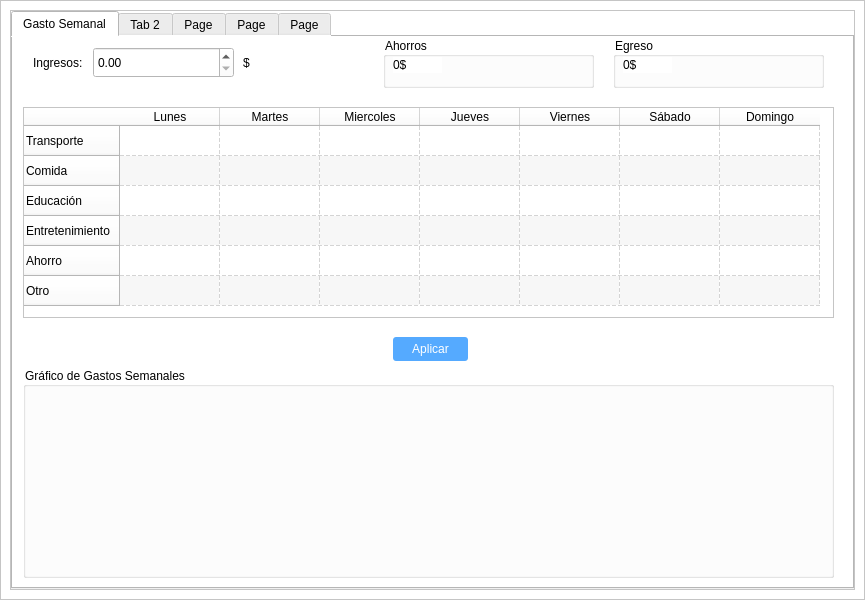
<?xml version="1.0" encoding="UTF-8"?>
<ui version="4.0">
 <class>Finanzas</class>
 <widget class="QMainWindow" name="Finanzas">
  <property name="geometry">
   <rect>
    <x>0</x>
    <y>0</y>
    <width>865</width>
    <height>600</height>
   </rect>
  </property>
  <property name="windowTitle">
   <string>Finanzas</string>
  </property>
  <widget class="QWidget" name="centralwidget">
   <layout class="QVBoxLayout" name="verticalLayout_3">
    <property name="spacing">
     <number>0</number>
    </property>
    <property name="leftMargin">
     <number>0</number>
    </property>
    <property name="topMargin">
     <number>0</number>
    </property>
    <property name="rightMargin">
     <number>0</number>
    </property>
    <property name="bottomMargin">
     <number>0</number>
    </property>
    <item>
     <widget class="QFrame" name="frame">
      <property name="styleSheet">
       <string notr="true">background-color: rgb(255, 255, 255);</string>
      </property>
      <property name="frameShape">
       <enum>QFrame::StyledPanel</enum>
      </property>
      <property name="frameShadow">
       <enum>QFrame::Raised</enum>
      </property>
      <layout class="QVBoxLayout" name="verticalLayout_2">
       <item>
        <widget class="QFrame" name="frame_2">
         <property name="frameShape">
          <enum>QFrame::StyledPanel</enum>
         </property>
         <property name="frameShadow">
          <enum>QFrame::Raised</enum>
         </property>
         <layout class="QVBoxLayout" name="verticalLayout">
          <property name="spacing">
           <number>0</number>
          </property>
          <property name="leftMargin">
           <number>0</number>
          </property>
          <property name="topMargin">
           <number>0</number>
          </property>
          <property name="rightMargin">
           <number>0</number>
          </property>
          <property name="bottomMargin">
           <number>0</number>
          </property>
          <item>
           <widget class="QTabWidget" name="tabWidget">
            <property name="currentIndex">
             <number>0</number>
            </property>
            <widget class="QWidget" name="tab_3">
             <attribute name="title">
              <string>Gasto Semanal</string>
             </attribute>
             <widget class="QGroupBox" name="groupBox">
              <property name="geometry">
               <rect>
                <x>10</x>
                <y>330</y>
                <width>811</width>
                <height>211</height>
               </rect>
              </property>
              <property name="title">
               <string>Gráfico de Gastos Semanales</string>
              </property>
             </widget>
             <widget class="QTableWidget" name="tablaInput">
              <property name="geometry">
               <rect>
                <x>10</x>
                <y>70</y>
                <width>811</width>
                <height>211</height>
               </rect>
              </property>
              <property name="sizeAdjustPolicy">
               <enum>QAbstractScrollArea::AdjustToContents</enum>
              </property>
              <property name="autoScroll">
               <bool>false</bool>
              </property>
              <property name="editTriggers">
               <set>QAbstractItemView::AnyKeyPressed|QAbstractItemView::CurrentChanged|QAbstractItemView::DoubleClicked|QAbstractItemView::EditKeyPressed</set>
              </property>
              <property name="dragDropMode">
               <enum>QAbstractItemView::DragOnly</enum>
              </property>
              <property name="alternatingRowColors">
               <bool>true</bool>
              </property>
              <property name="selectionMode">
               <enum>QAbstractItemView::SingleSelection</enum>
              </property>
              <property name="showGrid">
               <bool>true</bool>
              </property>
              <property name="gridStyle">
               <enum>Qt::DashLine</enum>
              </property>
              <property name="sortingEnabled">
               <bool>true</bool>
              </property>
              <property name="wordWrap">
               <bool>true</bool>
              </property>
              <property name="cornerButtonEnabled">
               <bool>true</bool>
              </property>
              <attribute name="horizontalHeaderCascadingSectionResizes">
               <bool>false</bool>
              </attribute>
              <attribute name="verticalHeaderShowSortIndicator" stdset="0">
               <bool>false</bool>
              </attribute>
              <row>
               <property name="text">
                <string>Transporte</string>
               </property>
              </row>
              <row>
               <property name="text">
                <string>Comida</string>
               </property>
              </row>
              <row>
               <property name="text">
                <string>Educación</string>
               </property>
              </row>
              <row>
               <property name="text">
                <string>Entretenimiento</string>
               </property>
              </row>
              <row>
               <property name="text">
                <string>Ahorro</string>
               </property>
              </row>
              <row>
               <property name="text">
                <string>Otro</string>
               </property>
              </row>
              <column>
               <property name="text">
                <string>Lunes</string>
               </property>
              </column>
              <column>
               <property name="text">
                <string>Martes</string>
               </property>
              </column>
              <column>
               <property name="text">
                <string>Miercoles</string>
               </property>
              </column>
              <column>
               <property name="text">
                <string>Jueves</string>
               </property>
              </column>
              <column>
               <property name="text">
                <string>Viernes</string>
               </property>
              </column>
              <column>
               <property name="text">
                <string>Sábado</string>
               </property>
              </column>
              <column>
               <property name="text">
                <string>Domingo</string>
               </property>
              </column>
              <item row="0" column="0">
               <property name="text">
                <string extracomment="0000"/>
               </property>
              </item>
              <item row="0" column="1">
               <property name="text">
                <string/>
               </property>
              </item>
              <item row="0" column="2">
               <property name="text">
                <string/>
               </property>
              </item>
              <item row="0" column="3">
               <property name="text">
                <string/>
               </property>
              </item>
              <item row="1" column="0">
               <property name="text">
                <string/>
               </property>
              </item>
              <item row="1" column="1">
               <property name="text">
                <string/>
               </property>
              </item>
              <item row="1" column="2">
               <property name="text">
                <string/>
               </property>
              </item>
              <item row="1" column="3">
               <property name="text">
                <string/>
               </property>
              </item>
              <item row="1" column="4">
               <property name="text">
                <string/>
               </property>
              </item>
              <item row="1" column="5">
               <property name="text">
                <string/>
               </property>
              </item>
              <item row="2" column="0">
               <property name="text">
                <string/>
               </property>
              </item>
              <item row="2" column="1">
               <property name="text">
                <string/>
               </property>
              </item>
              <item row="2" column="2">
               <property name="text">
                <string/>
               </property>
              </item>
              <item row="2" column="3">
               <property name="text">
                <string/>
               </property>
              </item>
              <item row="2" column="4">
               <property name="text">
                <string/>
               </property>
              </item>
              <item row="2" column="5">
               <property name="text">
                <string/>
               </property>
              </item>
              <item row="3" column="0">
               <property name="text">
                <string/>
               </property>
              </item>
              <item row="3" column="1">
               <property name="text">
                <string/>
               </property>
              </item>
              <item row="3" column="2">
               <property name="text">
                <string/>
               </property>
              </item>
              <item row="3" column="3">
               <property name="text">
                <string/>
               </property>
              </item>
              <item row="3" column="4">
               <property name="text">
                <string/>
               </property>
              </item>
              <item row="3" column="5">
               <property name="text">
                <string/>
               </property>
              </item>
              <item row="4" column="0">
               <property name="text">
                <string/>
               </property>
              </item>
              <item row="4" column="1">
               <property name="text">
                <string/>
               </property>
              </item>
              <item row="4" column="2">
               <property name="text">
                <string/>
               </property>
              </item>
              <item row="4" column="3">
               <property name="text">
                <string/>
               </property>
              </item>
              <item row="4" column="4">
               <property name="text">
                <string/>
               </property>
              </item>
              <item row="4" column="5">
               <property name="text">
                <string/>
               </property>
              </item>
              <item row="5" column="0">
               <property name="text">
                <string/>
               </property>
              </item>
              <item row="5" column="1">
               <property name="text">
                <string/>
               </property>
              </item>
              <item row="5" column="2">
               <property name="text">
                <string/>
               </property>
              </item>
              <item row="5" column="3">
               <property name="text">
                <string/>
               </property>
              </item>
              <item row="5" column="4">
               <property name="text">
                <string/>
               </property>
              </item>
              <item row="5" column="5">
               <property name="text">
                <string/>
               </property>
              </item>
             </widget>
             <widget class="QLabel" name="label">
              <property name="geometry">
               <rect>
                <x>20</x>
                <y>10</y>
                <width>61</width>
                <height>31</height>
               </rect>
              </property>
              <property name="text">
               <string>Ingresos:</string>
              </property>
             </widget>
             <widget class="QDoubleSpinBox" name="doubleSpinBox">
              <property name="geometry">
               <rect>
                <x>80</x>
                <y>10</y>
                <width>141</width>
                <height>31</height>
               </rect>
              </property>
              <property name="decimals">
               <number>2</number>
              </property>
              <property name="maximum">
               <double>10000000.990000000223517</double>
              </property>
              <property name="stepType">
               <enum>QAbstractSpinBox::AdaptiveDecimalStepType</enum>
              </property>
             </widget>
             <widget class="QLabel" name="label_2">
              <property name="geometry">
               <rect>
                <x>230</x>
                <y>10</y>
                <width>21</width>
                <height>31</height>
               </rect>
              </property>
              <property name="text">
               <string>$</string>
              </property>
             </widget>
             <widget class="QPushButton" name="btnAplicar">
              <property name="geometry">
               <rect>
                <x>380</x>
                <y>300</y>
                <width>75</width>
                <height>24</height>
               </rect>
              </property>
              <property name="styleSheet">
               <string notr="true">#btnAplicar{
	color: rgb(255, 255, 255);
	background-color: rgb(85, 170, 255);
	border-radius: 3px;	
}

#btnAplicar:hover{
	background-color: rgb(71, 151, 255);
}</string>
              </property>
              <property name="text">
               <string>Aplicar</string>
              </property>
             </widget>
             <widget class="QGroupBox" name="groupBox_2">
              <property name="geometry">
               <rect>
                <x>600</x>
                <y>0</y>
                <width>211</width>
                <height>51</height>
               </rect>
              </property>
              <property name="title">
               <string>Egreso</string>
              </property>
              <widget class="QLabel" name="label_3">
               <property name="geometry">
                <rect>
                 <x>10</x>
                 <y>20</y>
                 <width>49</width>
                 <height>16</height>
                </rect>
               </property>
               <property name="text">
                <string>0$</string>
               </property>
              </widget>
             </widget>
             <widget class="QGroupBox" name="groupBox_3">
              <property name="geometry">
               <rect>
                <x>370</x>
                <y>0</y>
                <width>211</width>
                <height>51</height>
               </rect>
              </property>
              <property name="title">
               <string>Ahorros</string>
              </property>
              <widget class="QLabel" name="label_4">
               <property name="geometry">
                <rect>
                 <x>10</x>
                 <y>20</y>
                 <width>49</width>
                 <height>16</height>
                </rect>
               </property>
               <property name="text">
                <string>0$</string>
               </property>
              </widget>
             </widget>
             <widget class="QLabel" name="aviso_txt">
              <property name="geometry">
               <rect>
                <x>10</x>
                <y>50</y>
                <width>351</width>
                <height>16</height>
               </rect>
              </property>
              <property name="text">
               <string/>
              </property>
             </widget>
            </widget>
            <widget class="QWidget" name="tab_4">
             <attribute name="title">
              <string>Tab 2</string>
             </attribute>
            </widget>
            <widget class="QWidget" name="tab_5">
             <attribute name="title">
              <string>Page</string>
             </attribute>
            </widget>
            <widget class="QWidget" name="tab_6">
             <attribute name="title">
              <string>Page</string>
             </attribute>
            </widget>
            <widget class="QWidget" name="tab_7">
             <attribute name="title">
              <string>Page</string>
             </attribute>
            </widget>
           </widget>
          </item>
         </layout>
        </widget>
       </item>
      </layout>
     </widget>
    </item>
   </layout>
  </widget>
 </widget>
 <resources/>
 <connections/>
</ui>
